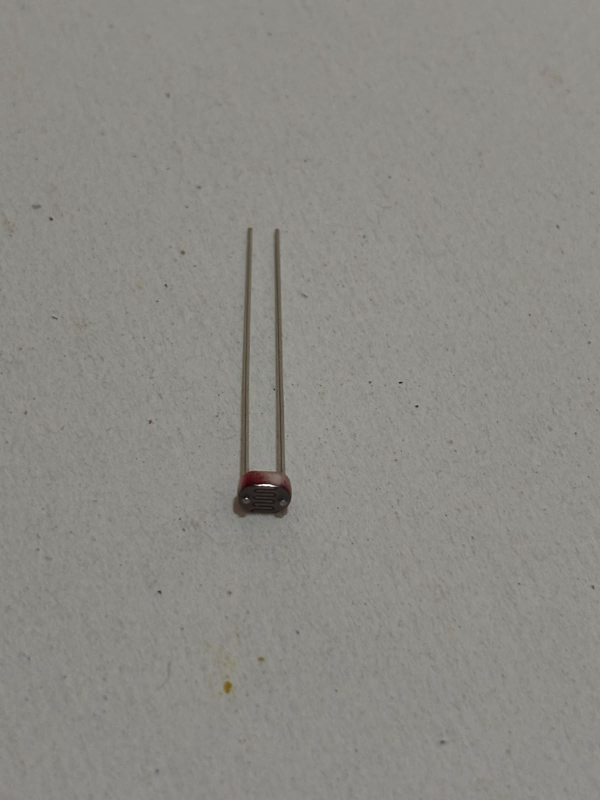
#> input picture 1-webapp-llm/WEBAPP/assets/componenti/Fotoresistenza LDR.png, 1200 x 1600 px (shown at 1/2 size); its folder holds only this picture in this run
$ python -i radar_gate.py   (imports and definitions only)
#> lines starting #> are read from the running program, lines starting #| are printed output that depends on the picture; after the words box and inside, x2 and y2 are one past the last pixel; in counts of white or black regions, pixels touching at a corner belong together
#> further down, picture is the input picture: shape (1600, 1200, 3); mean B, G, R 133.3, 138.3, 139.4
"""radar_gate.py — filtro degli scatti che meritano l'analisi.

Uno scatto passa solo se è FERMO rispetto al precedente, mostra una NOVITÀ
LOCALIZZATA rispetto all'ultimo scatto validato (un componente è comparso da
qualche parte) e NON contiene una mano sulla board.

La novità non si misura sulla media dell'intera board: un componente piccolo
(~0,3% dell'area) si diluisce sotto il rumore. La board viene divisa in blocchi e
si guarda il blocco più caldo.

Il controllo esplicito della mano è necessario perché la cattura gira a intervallo
fisso in un thread separato: l'operatore che si ferma un istante con il dito sul
componente produce una "scena ferma con una novità" e, senza questo test, lo
scatto finirebbe in coda con la mano dentro (misurato: ~10% degli scatti).
"""
import numpy as np
import cv2

STILL   = 0.010   # differenza media globale (0-1) sotto cui la scena è ferma
NOVELTY = 0.040   # blocco più caldo (0-1) sopra cui c'è un componente nuovo.
                  # Il componente più debole del dataset (jumper corto) misura 0.044:
                  # una soglia più alta lo lascerebbe fuori per sempre. I falsi
                  # positivi da micro-spostamento li scarta lo stadio di analisi.
GRID    = 16      # board ridotta a 256x256 e divisa in 16x16 blocchi (~1 blocco per pezzo)
MANO_AREA = 25000 # px di incarnato sopra cui c'è una mano nel campo.
                  # Il colore da solo non separa: LED rossi e cavetti arancioni hanno la
                  # stessa firma della pelle. Separa la dimensione. Misurato sugli scatti
                  # grezzi dell'archivio (365 foto, 15 mani confermate a vista):
                  #    mani            57.870 - 1.191.520 px
                  #    tutto il resto       <= 14.439 px
                  # 25.000 sta nel vuoto: 1,7x sopra il più grande non-mano e 2,3x sotto
                  # la mano più piccola. Nessun vincolo di forma: una mano reale arriva a
                  # 3,6 di rapporto fra i lati e un filtro sulla compattezza la perdeva.
                  # Tarato su un operatore e una illuminazione: carnagioni o luci diverse
                  # possono non agganciare. Il guasto è dal lato sicuro (lo scatto passa
                  # agli altri controlli), ma va rimisurato se cambia la postazione.

def _small_gray(img):
    g = cv2.cvtColor(img, cv2.COLOR_BGR2GRAY)
    g = cv2.resize(g, (256, 256), interpolation=cv2.INTER_AREA).astype("float32") / 255.0
    return g - float(g.mean())   # esposizione globale esclusa: conta la struttura, non la luce

def frame_diff(a, b):
    """Differenza media assoluta (0-1) fra due scatti: test 'scena ferma'."""
    return float((abs(_small_gray(a) - _small_gray(b))).mean())

def novelty(a, b):
    """Novità localizzata: media della differenza per blocco, si tiene il massimo.
    Un componente piccolo accende un blocco anche se la media globale resta piatta."""
    d = np.abs(_small_gray(a) - _small_gray(b))
    bs = 256 // GRID
    blocks = d[:GRID * bs, :GRID * bs].reshape(GRID, bs, GRID, bs).mean(axis=(1, 3))
    return float(blocks.max())

def mano(img):
    """True se c'è una mano nel campo: una macchia di incarnato più grande di qualunque
    componente. L'incarnato è R>G>B con margine (regola di Kovac) E saturazione media.
    I due vincoli fanno due esclusioni diverse: il primo scarta i corpi beige/grigi del
    kit, che hanno i tre canali quasi uguali; il secondo scarta i rossi di plastica,
    saturi mentre la pelle non lo è. Poi decide la dimensione (MANO_AREA)."""
    b = img.astype(np.int16)
    B, G, R = b[:, :, 0], b[:, :, 1], b[:, :, 2]
    mx, mn = np.max(b, axis=2), np.min(b, axis=2)
    hsv = cv2.cvtColor(img, cv2.COLOR_BGR2HSV)
#> hsv: shape (1600, 1200, 3); mean H, S, V 24.8, 11.6, 139.4
    S, V = hsv[:, :, 1], hsv[:, :, 2]
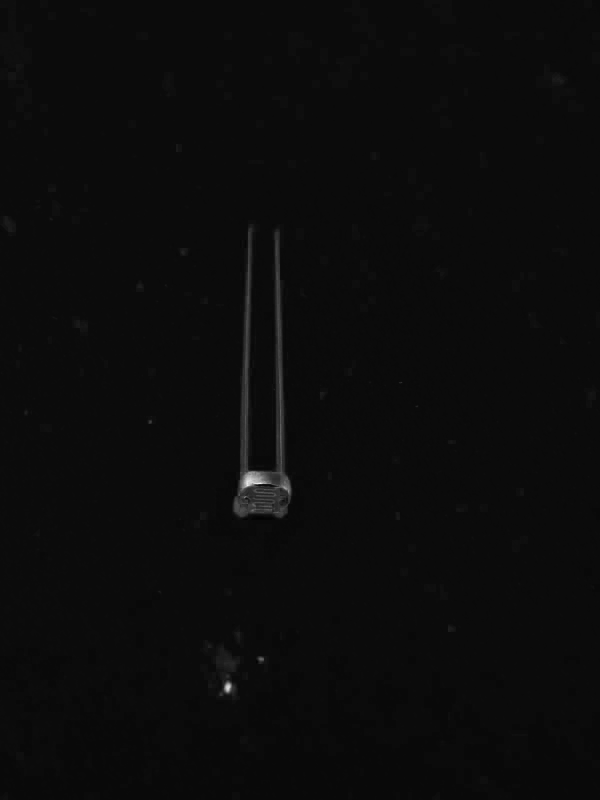
#> S: shape (1600, 1200) (shown at 1/2 size); min 0, max 255, mean 11.6
    pelle = ((R > 95) & (G > 40) & (B > 20) & (mx - mn > 15) & (R - G > 15)
             & (R > G) & (R > B) & (S >= 25) & (S <= 150) & (V > 80))
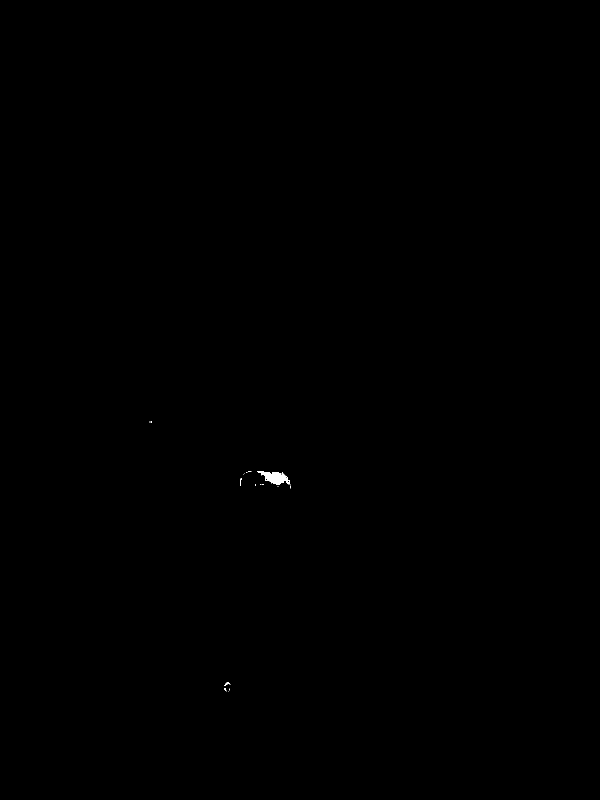
#> pelle: shape (1600, 1200) bool (shown at 1/2 size); 0.06% white; 16 white regions (13 under 20 px), largest, box (x1, y1, x2, y2) and area: (514, 942, 581, 971) 949, (448, 1365, 461, 1372) 36, (480, 956, 483, 972) 29
    # chiusura morfologica: nocche e pieghe spezzano la macchia, va ricucita prima di misurarla
    pelle = cv2.morphologyEx(pelle.astype(np.uint8) * 255, cv2.MORPH_CLOSE,
                             np.ones((9, 9), np.uint8))
#> pelle: shape (1600, 1200); 0.07% white; 10 white regions (7 under 20 px), largest, box (x1, y1, x2, y2) and area: (514, 942, 581, 973) 1063, (448, 1365, 461, 1383) 183, (480, 956, 483, 972) 32
    n, _, stats, _ = cv2.connectedComponentsWithStats(pelle)
#> n = 11; stats = [[0, 0, 1200, 1600, 1918673], [298, 842, 6, 4, 17], [496, 942, 7, 2, 10], [514, 942, 67, 31, 1063], [492, 944, 3, 1, 3], [487, 947, 2, 2, 2], [480, 956, 3, 16, 32], [510, 969, 2, 2, 4], [520, 968, 8, 1, 8], [581, 972, 1, 5, 5], [448, 1365, 13, 18, 183]]
    return any(stats[i, cv2.CC_STAT_AREA] >= MANO_AREA for i in range(1, n))


def should_analyze(cur, prev, last_valid):
    """True se: cur è fermo rispetto a prev, ha una novità localizzata rispetto a
    last_valid e non contiene una mano. Un micro-spostamento della board può accendere
    un blocco: lo scarta lo stadio di analisi, che allinea prima di cercare.

    Il test sulla mano è volutamente l'ultimo: i primi due lavorano su una miniatura
    256x256, questo passa l'immagine a piena risoluzione e si paga solo sui pochi
    scatti che stanno per essere validati."""
    if prev is None:
        return False
    if frame_diff(cur, prev) >= STILL:              # ancora in movimento
        return False
    if last_valid is not None and novelty(cur, last_valid) < NOVELTY:
        return False                                 # fermo e nessun blocco nuovo acceso
    if mano(cur):                                    # mano sul pezzo: lo scatto non serve
        return False
    return True

>>> import cv2
>>> picture = cv2.imread('../../../1-webapp-llm/WEBAPP/assets/componenti/Fotoresistenza LDR.png')
>>> result = mano(picture)
#> result = False

$ run again, on 1-webapp-llm/WEBAPP/assets/componenti/Bottone pulsante tattile.png
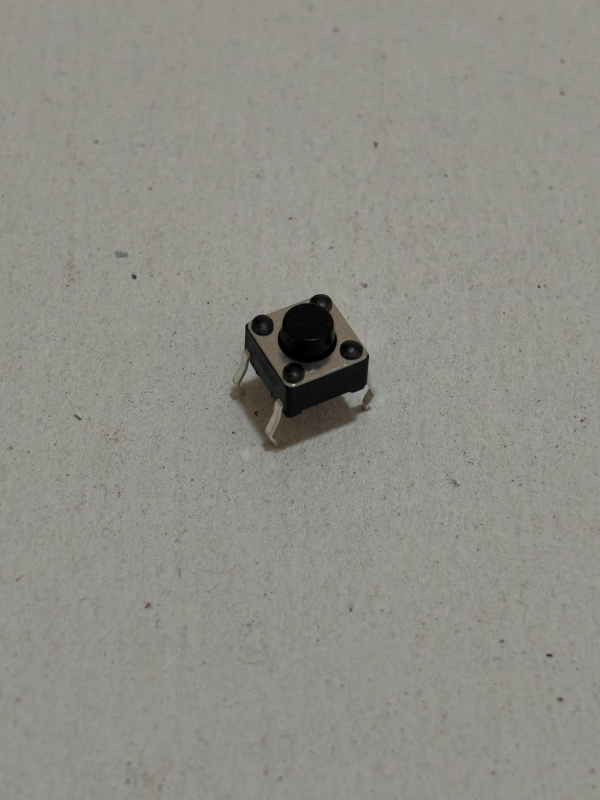
#> input picture 1-webapp-llm/WEBAPP/assets/componenti/Bottone pulsante tattile.png, 1200 x 1600 px (shown at 1/2 size)
#> picture is the input picture: shape (1600, 1200, 3); mean B, G, R 135.6, 142.1, 143.1
#> hsv: shape (1600, 1200, 3); mean H, S, V 26.9, 14.1, 143.1
#> in mano, `S, V = hsv[:, :, 1], hsv[:, :, 2]`:
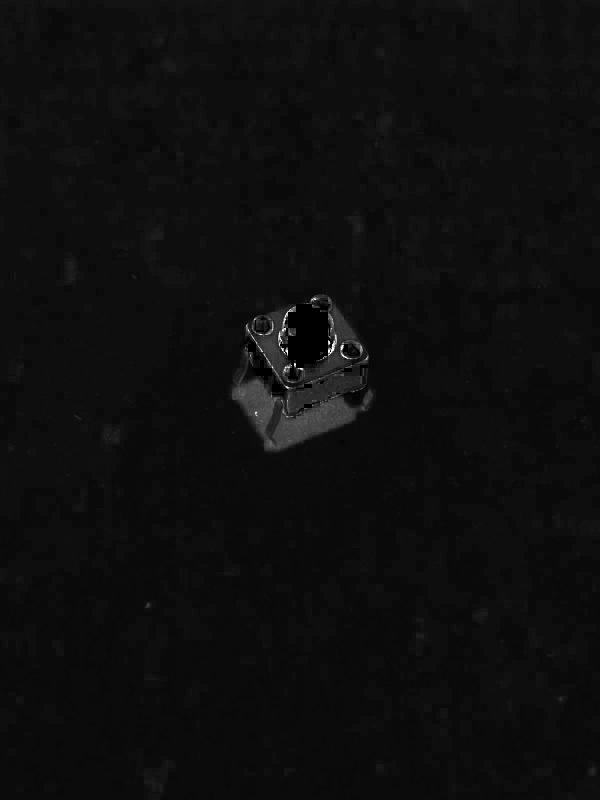
#> S: shape (1600, 1200) (shown at 1/2 size); min 0, max 255, mean 14.1
#> n = 3; stats = [[0, 0, 1200, 1600, 1919930], [704, 672, 1, 1, 1], [292, 1205, 9, 11, 69]]
#> result = False
